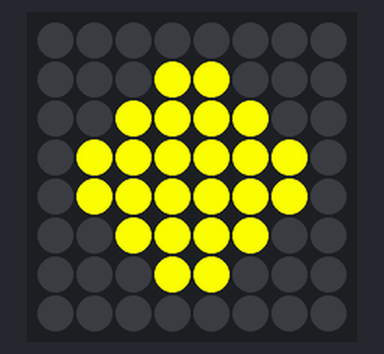
A program run on a simulated Raspberry Pi (BCM pin numbers) with a Sense HAT. Parts: the Sense HAT's 8×8 RGB LED matrix. At 1.5 s the program stops and its outputs stay as they are.

Above: at 0.1 s.
At 0.6 s:
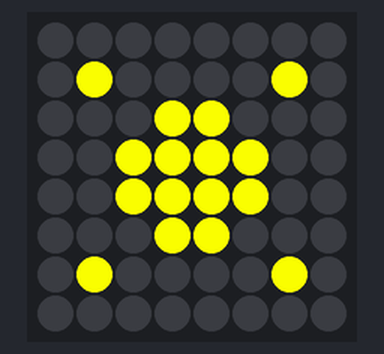

The program:

zon.py
```python
from sense_hat import SenseHat
from time import sleep
sense=SenseHat()

r = (255, 0, 0)
e = (0, 0, 0)
o = (255, 128, 0)
y = (255, 255, 0)
c = (0, 255, 255)
w = (255, 255, 255)
b = (0, 0, 255)
g = (0, 255, 0)
f = (255, 0, 255)
p = (102, 0, 204)


frame1 = [e,e,e,e,e,e,e,e,e,e,e,y,y,e,e,e,e,e,y,y,y,y,e,e,e,y,y,y,y,y,y,e,e,y,y,y,y,y,y,e,e,e,y,y,y,y,e,e,e,e,e,y,y,e,e,e,e,e,e,e,e,e,e,e]

frame2 = [e,e,e,e,e,e,e,e,e,y,e,e,e,e,y,e,e,e,e,y,y,e,e,e,e,e,y,y,y,y,e,e,e,e,y,y,y,y,e,e,e,e,e,y,y,e,e,e,e,y,e,e,e,e,y,e,e,e,e,e,e,e,e,e]

frame3 = [e,e,e,e,e,e,e,e,e,e,e,y,y,e,e,e,e,e,y,y,y,y,e,e,e,y,y,y,y,y,y,e,e,y,y,y,y,y,y,e,e,e,y,y,y,y,e,e,e,e,e,y,y,e,e,e,e,e,e,e,e,e,e,e]

## This demo program will show each frame for 1 second ##
sense.set_pixels(frame1)
sleep(0.5)

sense.set_pixels(frame2)
sleep(0.5)

sense.set_pixels(frame3)
sleep(0.5)


sense.clear()
```

Measured:
- what the display in image 1 shows lasts 0.5 s, from 0.5 s to 1.0 s
